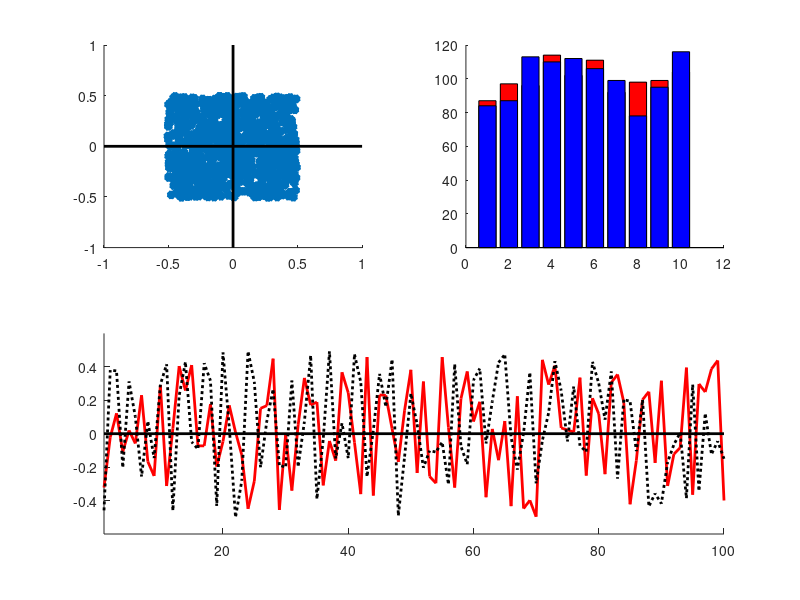
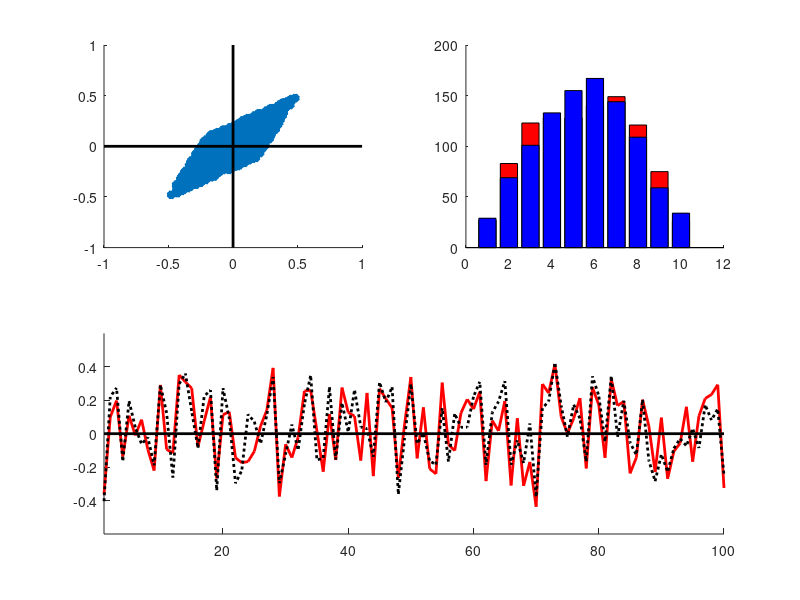
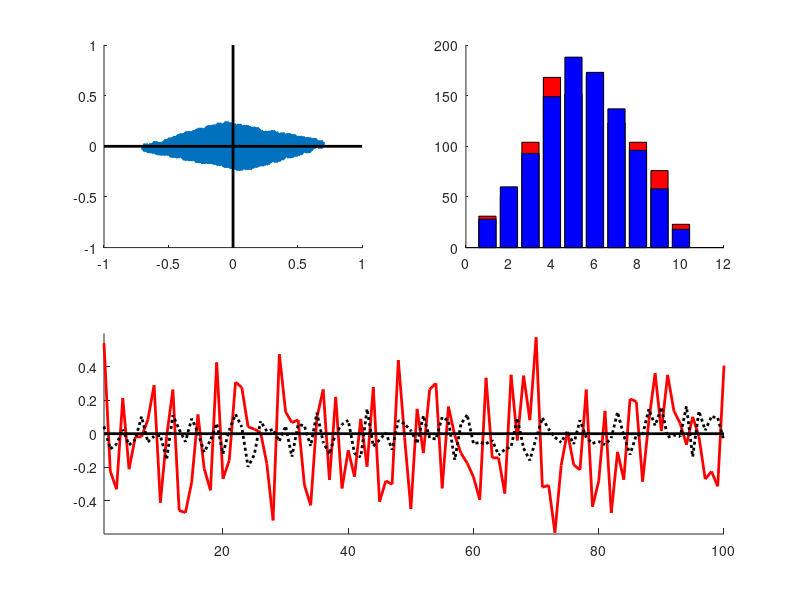
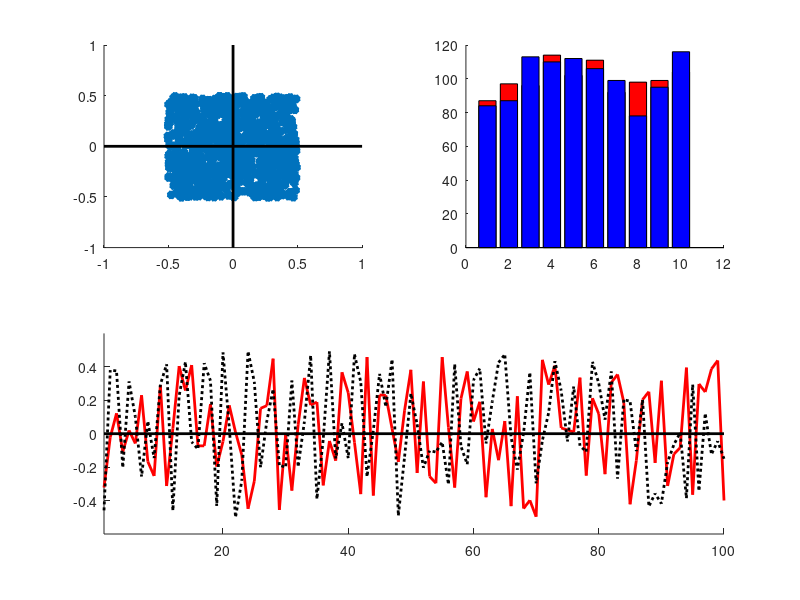

The MATLAB source for these figures, in order:
% Show from independent X and Y to corralation and dependent version X1 and Y1 by linear transform A ,
% and then transform X1 and Y1 to dependent but un-corralation version X2 and Y2 by PCA,
% further, recover original version of independent X and Y from X2 and Y2 by inverse matrix (D*A) 
clear all
close all

% X,Y uncorralated
X=rand(1,1000);
Y=rand(1,1000);
X=X-mean(X);
Y=Y-mean(Y);
    % X and Y plot in dots
    figure(1)
    subplot(2,2,1)
    hold on
    plot(X,Y,'*','linewidth',3)
    plot([-1,1],[0,0],'k','linewidth',2)
    plot([0,0],[-1,1],'k','linewidth',2)
    axis([-1,1,-1,1])
    % Plot histogram of X and Y
    subplot(2,2,2)
    hold on
    bar(hist(X),'r');
    bar(hist(Y),'b');
    % X and Y plot in line
    subplot(2,1,2)
    hold on
    plot(X(1:100),'r','linewidth',2)
    plot(Y(1:100),'k:','linewidth',2)
    plot([1,100],[0,0],'k','linewidth',2)
    axis([1,100,-0.6,0.6])
    % Covariance and Kurtosis of X and Y
    CXY=X*Y'/1000;
    kX=(sum(X.^4)/length(X))/(sum(X.^2)/length(X))^2-3;
    kY=(sum(Y.^4)/length(Y))/(sum(Y.^2)/length(Y))^2-3;
    disp('     CXY      Kurt(X)      Kurt(Y)')
    disp([CXY,kX,kY])
    
A=[0.7,0.3;0.4,0.6]
input('Anykey to translate X and Y by A : ')
% Translation X and Y into X1 and Y1, or in matrix format Z1
Z1=A*[X;Y];
X1=Z1(1,:);
Y1=Z1(2,:);
clear Z1

    % x and y plot in dots
    figure(2)
    subplot(2,2,1)
    hold on
    plot(X1,Y1,'*','linewidth',3)
    plot([-1,1],[0,0],'k','linewidth',2)
    plot([0,0],[-1,1],'k','linewidth',2)
    axis([-1,1,-1,1])
    % Plot histogram of X and Y
    subplot(2,2,2)
    hold on
    bar(hist(X1),'r');
    bar(hist(Y1),'b');    
    % x and y plot in line
    subplot(2,1,2)
    hold on
    plot(X1(1:100),'r','linewidth',2)
    plot(Y1(1:100),'k:','linewidth',2)
    plot([1,100],[0,0],'k','linewidth',2)
    axis([1,100,-0.6,0.6])
    % Covariance and Kurtosis of x and y
    CXY1=X1*Y1'/1000;
    kX1=(sum(X1.^4)/length(X1))/(sum(X1.^2)/length(X1))^2-3;
    kY1=(sum(Y1.^4)/length(Y1))/(sum(Y1.^2)/length(Y1))^2-3;
    disp('    CXY1      Kurt(X1)      Kurt(Y1)')
    disp([CXY1,kX1,kY1])
    
    
input('Anykey to do PCA in X1 and Y1 :')
% PCA get X2 and Y2
Z1(1,:)=X1-mean(X1);
Z1(2,:)=Y1-mean(Y1);
CZ1=Z1*Z1'/1000;
[D,L]=eig(CZ1);
D=flipud(D)
L=fliplr(flipud(L))
Z2=D*Z1;
X2=Z2(1,:);
Y2=Z2(2,:);
clear Z1;


    % X2x and Y2 plot in dots
    figure(3)
    subplot(2,2,1)
    hold on
    plot(X2,Y2,'*','linewidth',3)
    plot([-1,1],[0,0],'k','linewidth',2)
    plot([0,0],[-1,1],'k','linewidth',2)
    axis([-1,1,-1,1])
    % Plot histogram of X and Y
    subplot(2,2,2)
    hold on
    bar(hist(X2),'r');
    bar(hist(Y2),'b');    
    % x and y plot in line
    subplot(2,1,2)
    hold on
    plot(X2(1:100),'r','linewidth',2)
    plot(Y2(1:100),'k:','linewidth',2)
    plot([1,100],[0,0],'k','linewidth',2)
    axis([1,100,-0.6,0.6])

    % Covariance and Kurtosis of x and y
    CXY2=X2*Y2'/1000;
    kX2=(sum(X2.^4)/length(X2))/(sum(X2.^2)/length(X2))^2-3;
    kY2=(sum(Y2.^4)/length(Y2))/(sum(Y2.^2)/length(Y2))^2-3;
    disp('     CXY2      Kurt(X2)      Kurt(Y2)')
    disp([CXY2,kX2,kY2])

input('Anykey to recover X and Y from X2 and Y2 by inverse(D*A) : ')
% Recover X and Y from X2 and Y2
disp('Z2=D*(A*Z)=D*A*Z,   Z1 denote [X,Y] and Z2 denote [X2,Y2]')
disp('inverse(D*A)=');
R=inv(D*A);
disp(R);
Z3=R*Z2;
X3=Z3(1,:);
Y3=Z3(2,:);


    % X3 and Y2 plot in dots
    figure(4)
    subplot(2,2,1)
    hold on
    plot(X3,Y3,'*','linewidth',3)
    plot([-1,1],[0,0],'k','linewidth',2)
    plot([0,0],[-1,1],'k','linewidth',2)
    axis([-1,1,-1,1])
    % Plot histogram of X and Y
    subplot(2,2,2)
    hold on
    bar(hist(X3),'r');
    bar(hist(Y3),'b');    
    % X3 and Y3 plot in line
    subplot(2,1,2)
    hold on
    plot(X3(1:100),'r','linewidth',2)
    plot(Y3(1:100),'k:','linewidth',2)
    plot([1,100],[0,0],'k','linewidth',2)
    axis([1,100,-0.6,0.6])

    % Covariance and Kurtosis of x and y
    CXY3=X3*Y3'/1000;
    kX3=(sum(X3.^4)/length(X3))/(sum(X3.^2)/length(X3))^2-3;
    kY3=(sum(Y3.^4)/length(Y3))/(sum(Y3.^2)/length(Y3))^2-3;
    disp('     CXY2      Kurt(X2)      Kurt(Y2)')
    disp([CXY3,kX3,kY3])




